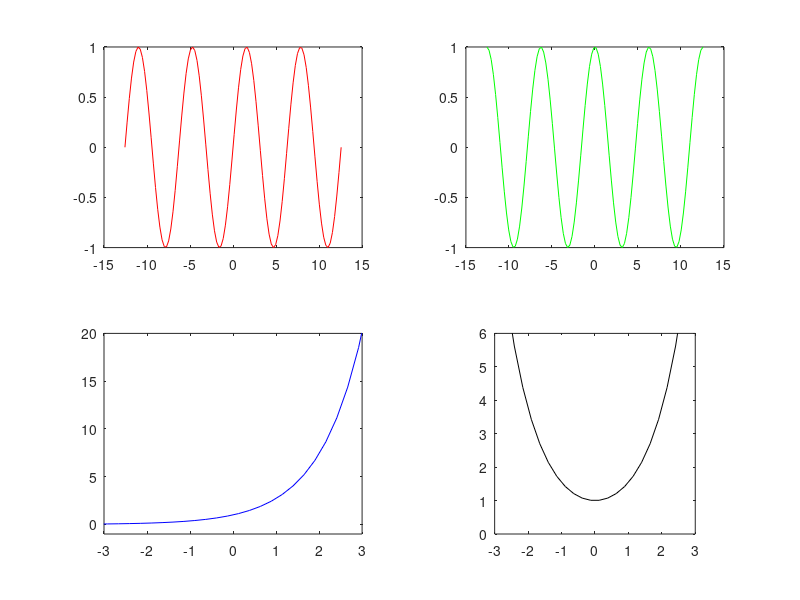

Here is the MATLAB script that generated this plot:
clear all
x = linspace(-4*pi, 4*pi, 100);
y1 = sin(x);
y2 = cos(x);
y3 = exp(x);
y4 = cosh(x);
subplot(2,2,1)
plot(x, y1, 'r')
subplot(2,2,2)
plot(x, y2, 'g')
subplot(2,2,3)
plot(x, y3, 'b')
axis([-3, 3, -1, 20])
subplot(2,2,4)
plot(x, y4, 'k')
axis('equal')
axis([-3, 3, 0, 6])